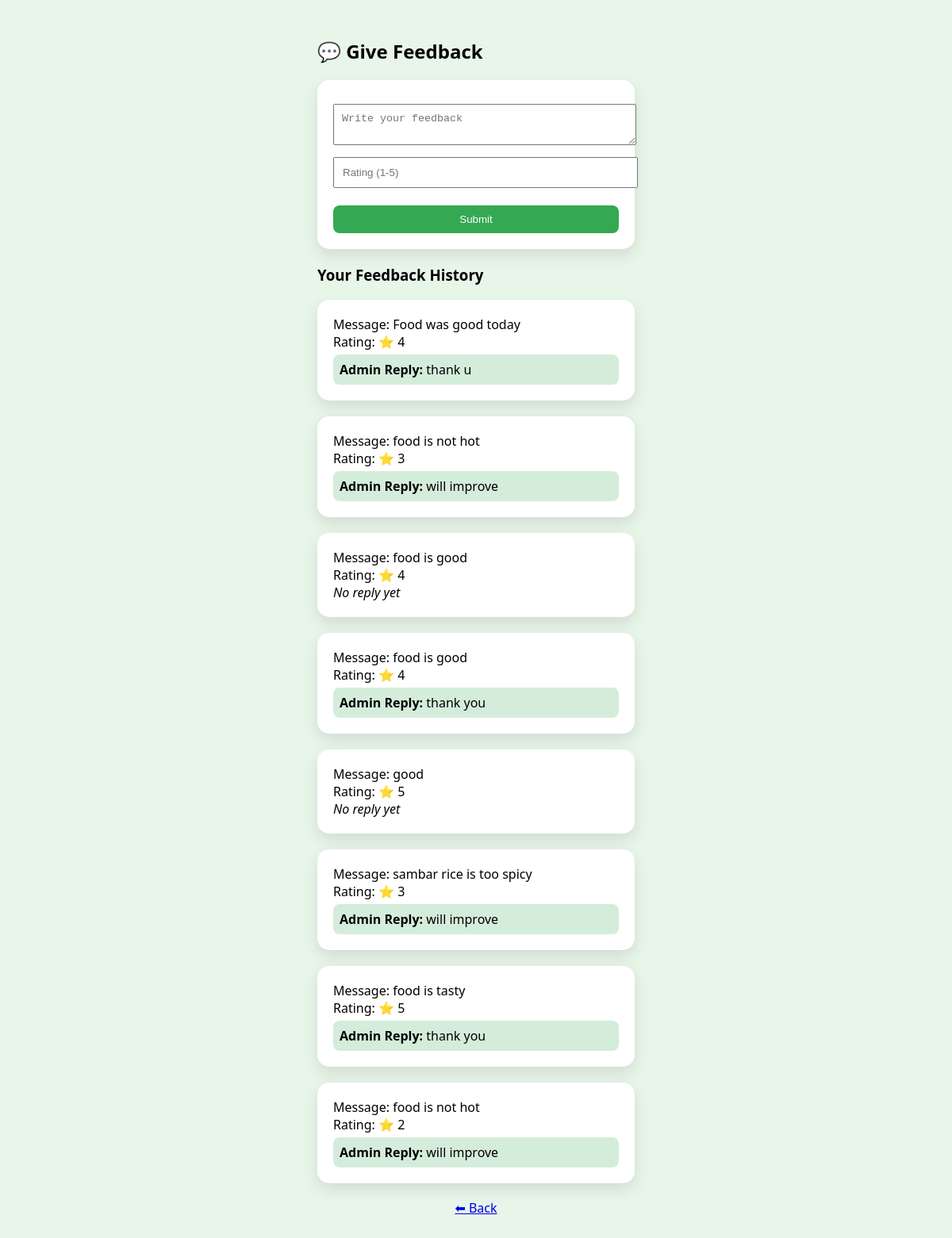
The page /feedback_page/1 on the database its author committed.
### tables this page shows
CREATE TABLE feedback (
    id INTEGER PRIMARY KEY AUTOINCREMENT,
    student_id INTEGER,
    message TEXT,
    rating INTEGER,
    date TEXT, reply TEXT,
    FOREIGN KEY(student_id) REFERENCES users(id)
);

### app.py (the view)
@app.route("/feedback_page/<int:student_id>")
def feedback_page(student_id):
    msg = request.args.get("msg")
    with get_db() as conn:
        cursor = conn.cursor()
        cursor.execute("SELECT * FROM feedback WHERE student_id=?", (student_id,))
        feedback = cursor.fetchall()
    return render_template("feedback.html",
                           student_id=student_id,
                           msg=msg,
                           feedback=feedback)

### app.py (called while the page is built)
def get_db():
    conn = sqlite3.connect(DB_PATH, timeout=10)
    conn.row_factory = sqlite3.Row
    return conn

### templates/feedback.html (shortened to what this page needs)
<!DOCTYPE html>
<html>
<head>
</head>
<body>
<div class="container">
<h2>💬 Give Feedback</h2>
<div class="card">
<form method="POST" action="/submit_feedback">
<textarea name="message" placeholder="Write your feedback" required></textarea>
<input type="number" name="rating" placeholder="Rating (1-5)" required>
<br><br>
<button type="submit">Submit</button>
</form>
</div>
<h3>Your Feedback History</h3>
{% for f in feedback %}
<div class="card">
Message: {{f.message}} <br>
Rating: ⭐ {{f.rating}} <br>
{% if f.reply %}
<div class="reply">
<b>Admin Reply:</b> {{f.reply}}
</div>
{% else %}
<i>No reply yet</i>
{% endif %}
</div>
{% endfor %}
<a href="/student/{{student_id}}" class="back">⬅ Back</a>
</div>
</body>
</html>

### templates/feedback.html (style rules this page uses)
body { font-family:'Segoe UI'; background:#e8f5e9; padding:20px; }
.container { max-width:400px; margin:auto; }
.card { background:white; padding:20px; border-radius:15px; box-shadow:0 8px 20px rgba(0,0,0,0.1); margin-bottom:20px; }
button { width:100%; padding:10px; background:#34a853; color:white; border:none; border-radius:8px; }
textarea,input { width:100%; margin-top:10px; padding:10px; }
.back { text-align:center; display:block; margin-top:10px; }
.reply { background:#d4edda; padding:8px; border-radius:8px; margin-top:5px; }

### rows shown on the page
feedback: message "Food was good today", rating "4", reply "thank u"
feedback: message "food is not hot", rating "3", reply "will improve"
feedback: message "food is good", rating "4", shows "No reply yet"
feedback: message "food is good", rating "4", reply "thank you"
feedback: message "good", rating "5", shows "No reply yet"
feedback: message "sambar rice is too spicy", rating "3", reply "will improve"
feedback: message "food is tasty", rating "5", reply "thank you"
feedback: message "food is not hot", rating "2", reply "will improve"
